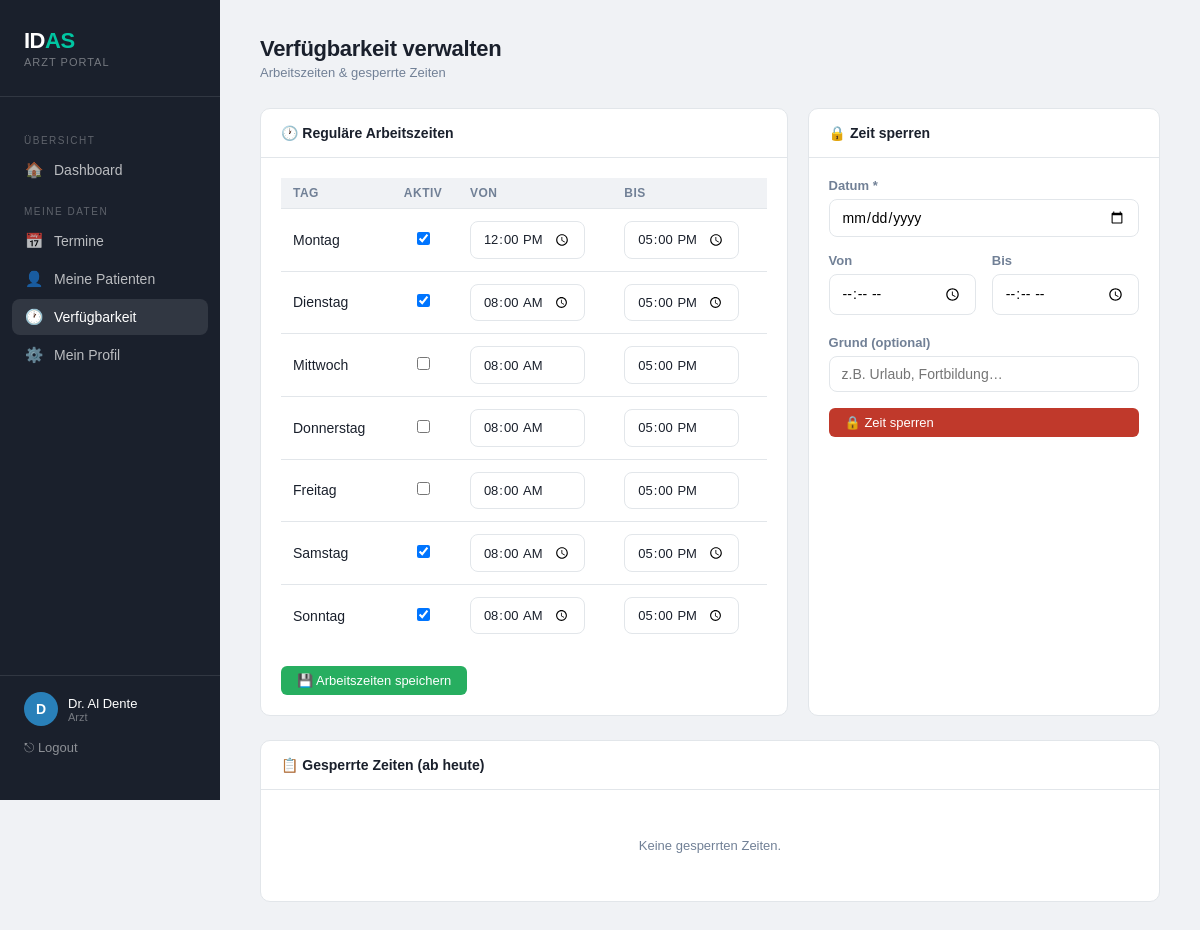
/php/cms/doctor_verfuegbarkeit.php (signed in), run on the app's committed database.
### tables this page shows
CREATE TABLE `arzt_arbeitszeiten` (
  `id` int(11) NOT NULL,
  `arzt_id` int(11) NOT NULL,
  `wochentag` tinyint(4) NOT NULL,
  `von` time NOT NULL,
  `bis` time NOT NULL
);

### php/cms/doctor_verfuegbarkeit.php (the view, shortened to what this page needs)
<?php
require_once "../includes/db_config.php";
$arzt_id = $_SESSION["arzt_id"];
$blocked = [];
$hours = [];
$r2 = mysqli_prepare($conn, "SELECT * FROM arzt_arbeitszeiten WHERE arzt_id=? ORDER BY wochentag");
mysqli_stmt_bind_param($r2, "i", $arzt_id);
mysqli_stmt_execute($r2);
$res2 = mysqli_stmt_get_result($r2);
while ($row = mysqli_fetch_assoc($res2)) $hours[$row['wochentag']] = $row;
$days = [1=>'Montag',2=>'Dienstag',3=>'Mittwoch',4=>'Donnerstag',5=>'Freitag',6=>'Samstag',7=>'Sonntag'];
?>
<!DOCTYPE html>
<html lang="de">
<head>
<link rel="stylesheet" href="cms_style.css">
</head>
<body>
<div class="layout">
  <aside class="sidebar">
    <div class="sidebar-logo"><div class="logo-word">ID<span>AS</span></div><div class="sidebar-sub">Arzt Portal</div></div>
    <nav>
      <div class="nav-label">Übersicht</div>
      <a class="nav-link" href="doctor_dashboard.php"><span class="icon">🏠</span> Dashboard</a>
      <div class="nav-label">Meine Daten</div>
      <a class="nav-link" href="doctor_termine.php"><span class="icon">📅</span> Termine</a>
      <a class="nav-link" href="doctor_patienten.php"><span class="icon">👤</span> Meine Patienten</a>
      <a class="nav-link active" href="doctor_verfuegbarkeit.php"><span class="icon">🕐</span> Verfügbarkeit</a>
      <a class="nav-link" href="doctor_profil.php"><span class="icon">⚙️</span> Mein Profil</a>
    </nav>
    <div class="sidebar-footer">
      <div class="user-chip">
        <div class="avatar"><?= strtoupper(substr($_SESSION["arzt_name"], 0, 1)) ?></div>
        <div>
          <div class="user-name"><?= htmlspecialchars($_SESSION["arzt_name"]) ?></div>
          <div class="user-role">Arzt</div>
        </div>
      </div>
      <a href="doctor_logout.php">⎋ Logout</a>
    </div>
  </aside>
  <main class="main">
    <div class="page-header">
      <div>
        <div class="page-title">Verfügbarkeit verwalten</div>
        <div class="page-subtitle">Arbeitszeiten &amp; gesperrte Zeiten</div>
      </div>
    </div>
    <div class="panels">
      <div class="panel" style="flex:1.5">
        <div class="panel-head"><span class="panel-title">🕐 Reguläre Arbeitszeiten</span></div>
        <div class="panel-body" style="padding:20px">
          <form method="post">
            <table style="width:100%;border-collapse:collapse">
              <thead>
                <tr>
                  <th style="text-align:left;padding:8px 12px;font-size:12px;color:var(--muted);background:var(--bg);font-weight:600;text-transform:uppercase;letter-spacing:.5px">Tag</th>
                  <th style="text-align:center;padding:8px 12px;font-size:12px;color:var(--muted);background:var(--bg);font-weight:600;text-transform:uppercase;letter-spacing:.5px">Aktiv</th>
                  <th style="text-align:left;padding:8px 12px;font-size:12px;color:var(--muted);background:var(--bg);font-weight:600;text-transform:uppercase;letter-spacing:.5px">Von</th>
                  <th style="text-align:left;padding:8px 12px;font-size:12px;color:var(--muted);background:var(--bg);font-weight:600;text-transform:uppercase;letter-spacing:.5px">Bis</th>
                </tr>
              </thead>
              <tbody>
              <?php foreach ($days as $num => $day):
                $h = $hours[$num] ?? null;
              ?>
              <tr style="border-top:1px solid var(--border)">
                <td style="padding:12px;font-weight:500;font-size:14px"><?= $day ?></td>
                <td style="padding:12px;text-align:center">
                  <input type="checkbox" name="active_<?= $num ?>" id="a<?= $num ?>"
                    <?= $h ? 'checked' : '' ?>
                    onchange="toggleDay(<?= $num ?>, this.checked)">
                </td>
                <td style="padding:12px">
                  <input type="time" name="von_<?= $num ?>" id="von<?= $num ?>"
                    value="<?= $h ? substr($h['von'],0,5) : '08:00' ?>"
                    <?= !$h ? 'disabled' : '' ?>
                    class="filter-sel">
                </td>
                <td style="padding:12px">
                  <input type="time" name="bis_<?= $num ?>" id="bis<?= $num ?>"
                    value="<?= $h ? substr($h['bis'],0,5) : '17:00' ?>"
                    <?= !$h ? 'disabled' : '' ?>
                    class="filter-sel">
                </td>
              </tr>
              <?php endforeach; ?>
              </tbody>
            </table>
            <div style="margin-top:20px">
              <button type="submit" class="btn green">💾 Arbeitszeiten speichern</button>
            </div>
          </form>
        </div>
      </div>
      <div class="panel" style="flex:1">
        <div class="panel-head"><span class="panel-title">🔒 Zeit sperren</span></div>
        <div class="panel-body" style="padding:20px">
          <form method="post">
            <div class="fg">
              <label>Datum *</label>
              <input type="date" name="datum" required min="<?= date('Y-m-d') ?>">
            </div>
            <div class="grid2">
              <div class="fg">
                <label>Von</label>
                <input type="time" name="von">
              </div>
              <div class="fg">
                <label>Bis</label>
                <input type="time" name="bis">
              </div>
            </div>
            <div class="fg">
              <label>Grund (optional)</label>
              <input type="text" name="grund" placeholder="z.B. Urlaub, Fortbildung…">
            </div>
            <button type="submit" class="btn red" style="width:100%">🔒 Zeit sperren</button>
          </form>
        </div>
      </div>
    </div>
    <div class="panel">
      <div class="panel-head"><span class="panel-title">📋 Gesperrte Zeiten (ab heute)</span></div>
      <div class="panel-body">
        <?php if (!$blocked): ?>
        <div class="empty-msg">Keine gesperrten Zeiten.</div>
        <?php endif; ?>
      </div>
    </div>
  </main>
</div>
</body>
</html>

### data on the page
arzt_arbeitszeiten: von "12:00", bis "17:00"
arzt_arbeitszeiten: von "08:00", bis "17:00"
arzt_arbeitszeiten: von "08:00", bis "17:00"
arzt_arbeitszeiten: von "08:00", bis "17:00"

### other printed values
substr($_SESSION["arzt_name"], 0, 1) "D"
$_SESSION["arzt_name"] "Dr. Al Dente"
$day "Montag"
$day "Dienstag"
$day "Mittwoch"
$day "Donnerstag"
$day "Freitag"
$day "Samstag"
$day "Sonntag"
